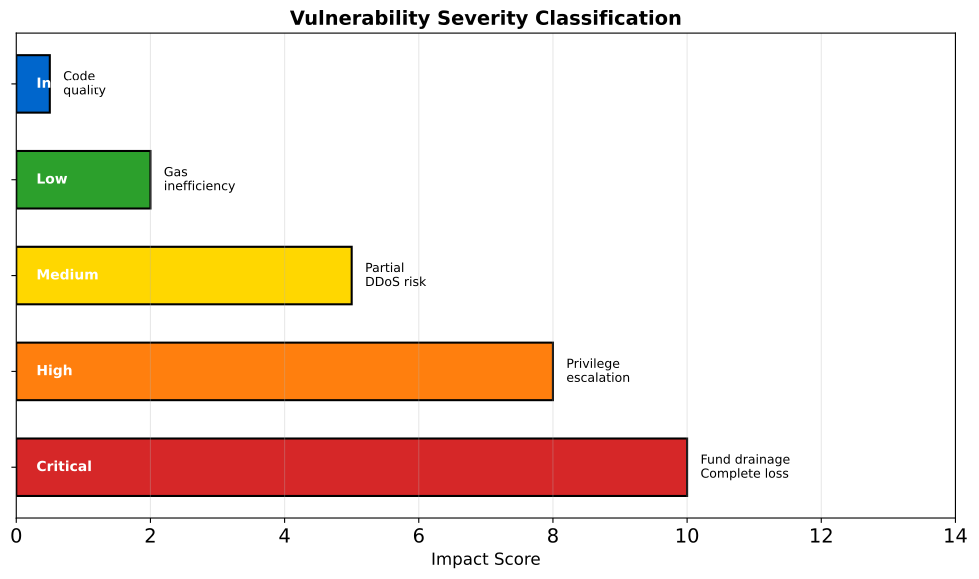

Source code (Python):
"""Vulnerability Severity Classification"""
import matplotlib.pyplot as plt
from pathlib import Path

plt.rcParams.update({'font.size': 14, 'figure.figsize': (10, 6), 'figure.dpi': 150})
MLBLUE, MLORANGE, MLGREEN, MLRED, MLPURPLE = '#0066CC', '#FF7F0E', '#2CA02C', '#D62728', '#3333B2'

fig, ax = plt.subplots(figsize=(10, 6))

categories = ['Critical', 'High', 'Medium', 'Low', 'Informational']
examples = ['Fund drainage\nComplete loss', 'Privilege\nescalation', 'Partial\nDDoS risk', 'Gas\ninefficiency', 'Code\nquality']
impact_scores = [10, 8, 5, 2, 0.5]
colors = [MLRED, MLORANGE, '#FFD700', MLGREEN, MLBLUE]

bars = ax.barh(range(len(categories)), impact_scores, color=colors, edgecolor='black', linewidth=1.5, height=0.6)

for i, (bar, cat, ex) in enumerate(zip(bars, categories, examples)):
    ax.text(bar.get_width() + 0.2, i, ex, va='center', fontsize=14)
    ax.text(0.3, i, cat, va='center', fontsize=14, fontweight='bold', color='white')

ax.set_yticks(range(len(categories)))
ax.set_yticklabels([''] * len(categories))
ax.set_xlabel('Impact Score', fontsize=15)
ax.set_xlim(0, 14)
ax.set_title('Vulnerability Severity Classification', fontweight='bold', fontsize=14)
ax.grid(True, alpha=0.3, axis='x')
plt.tight_layout()
plt.savefig(Path(__file__).parent / 'chart.pdf', bbox_inches='tight', dpi=300)
plt.close()
